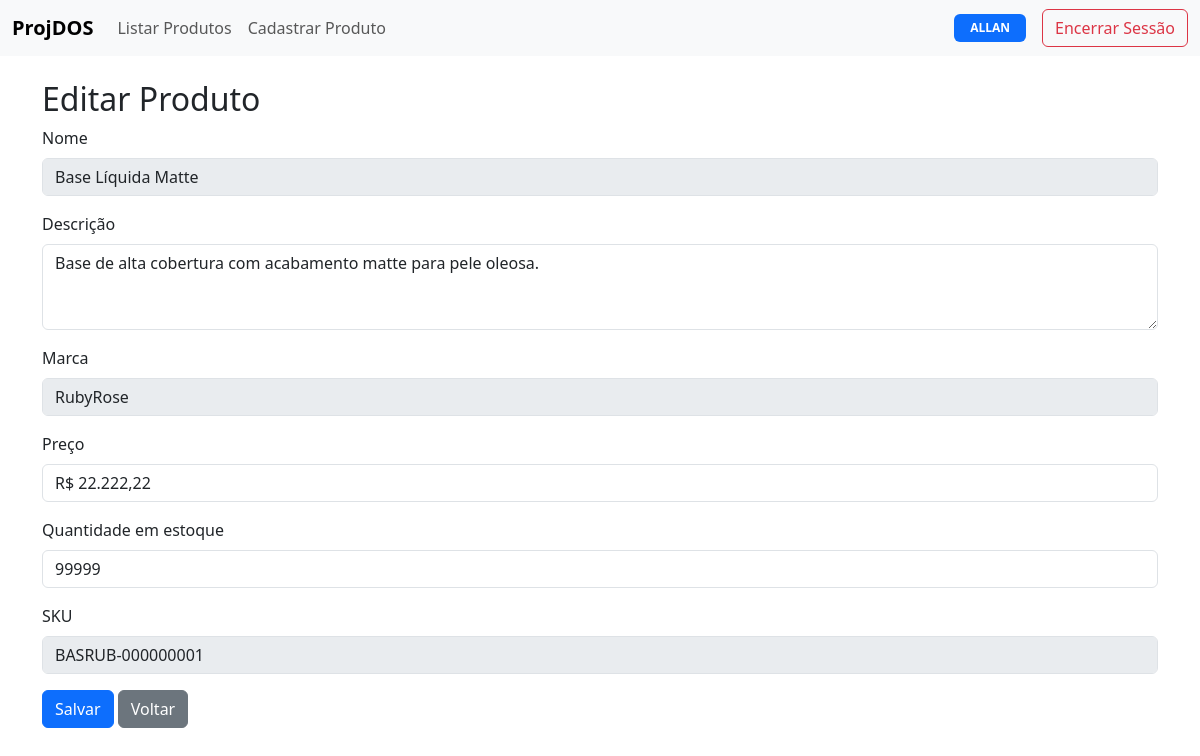
The app's page /produtos/editar/30/ (signed in), older data.
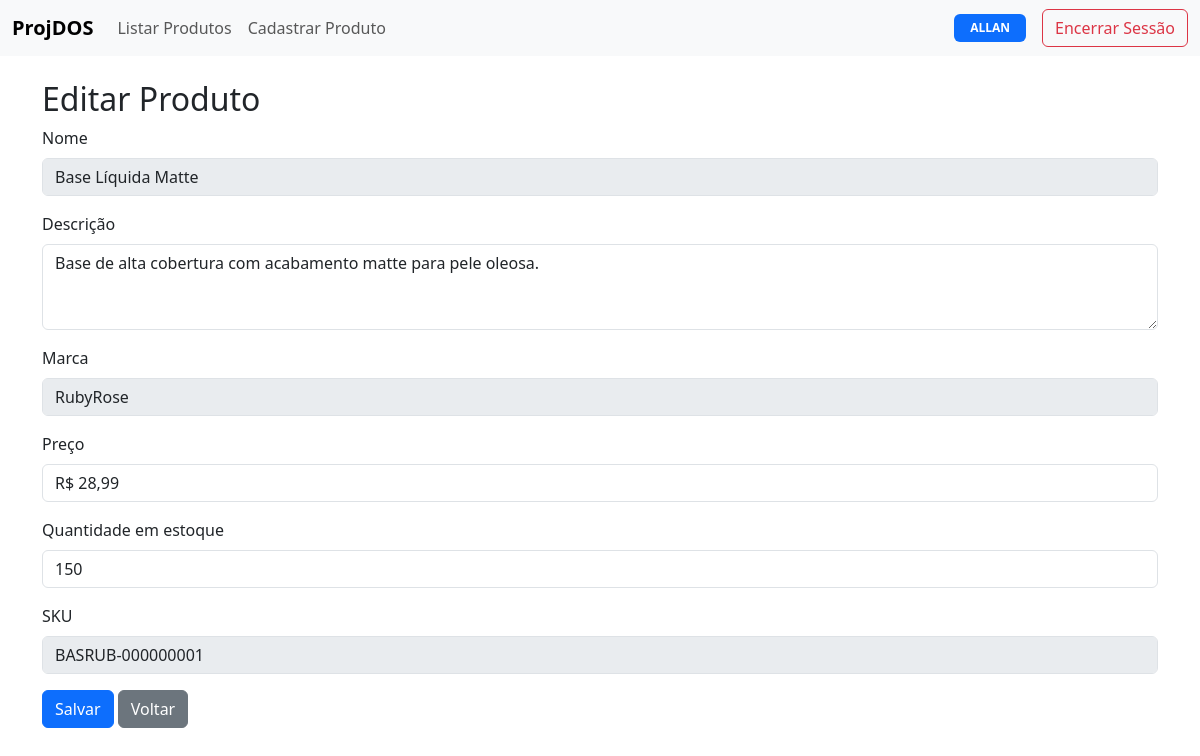
The same page, newer data.
### produto/models.py (models this page shows, shortened)
class Produto(models.Model):
    nome = models.CharField(max_length=100)
    descricao = models.TextField(blank=True)
    preco = models.DecimalField(max_digits=10, decimal_places=2)
    saldo_estoque = models.PositiveIntegerField()
    marca = models.CharField(max_length=16, null=False, blank=False)
    sku = models.CharField(max_length=16, unique=True, editable=False)

### produto/views.py (the view, shortened to what this page needs)
# urls.py: path('produtos/editar/<int:produto_id>/', views.editar_produto, name='editar_produto'),
@user_passes_test(is_superuser, login_url=reverse_lazy('listar_produtos'))
@login_required(login_url=reverse_lazy('login'))
def editar_produto(request, produto_id):
    produto = get_object_or_404(Produto, id=produto_id)
    return render(request, 'produto/editar_produto.html', {'produto': produto})

### produto/views.py (called while the page is built)
def is_superuser(user):
    return user.is_superuser

### produto/templates/produto/editar_produto.html (shortened to what this page needs)
{% extends 'base.html' %}
{% load static %}
{% block content %}
  <h2>Editar Produto</h2>
  <form id="editForm" method="POST" action="{% url 'editar_produto' produto.id %}">
    <div class="mb-3">
      <label for="nome" class="form-label">Nome</label>
      <input type="text" class="form-control" id="nome" name="nome" value="{{ produto.nome }}" disabled />
    </div>
    <div class="mb-3">
      <label for="descricao" class="form-label">Descrição</label>
      <textarea class="form-control" id="descricao" name="descricao" rows="3" required>{{ produto.descricao }}</textarea>
    </div>
    <div class="mb-3">
      <label for="marca" class="form-label">Marca</label>
      <input type="text" class="form-control" id="marca" name="marca" value="{{ produto.marca }}" disabled />
    </div>
    <div class="mb-3">
      <label for="preco" class="form-label">Preço</label>
      <input type="text" class="form-control" id="preco" name="preco" value="{{ produto.preco }}" required oninput="formatarMoeda(this)" min="0.01" max="99999.99" />
    </div>
    <div class="mb-3">
      <label for="saldo_estoque" class="form-label">Quantidade em estoque</label>
      <input type="number" class="form-control" id="saldo_estoque" name="saldo_estoque" value="{{ produto.saldo_estoque }}" required min="0" max="99999" step="1" inputmode="numeric" oninput="verificarQuantidade(this)" />
    </div>
    <div class="mb-3">
      <label for="sku" class="form-label">SKU</label>
      <input type="text" class="form-control" id="sku" name="sku" value="{{ produto.sku }}" disabled />
    </div>
    <button type="button" class="btn btn-primary" data-bs-toggle="modal" data-bs-target="#confirmSaveModal">Salvar</button>
    <a href="{% url 'listar_produtos' %}" class="btn btn-secondary">Voltar</a>
  </form>
{% endblock %}
{% load static %}

Row changes from the older to the newer data that the page shows:
changed Produto "Base Líquida Matte": preco "R$ 22.222,22" → "R$ 28,99"; saldo_estoque "99999" → "150"
